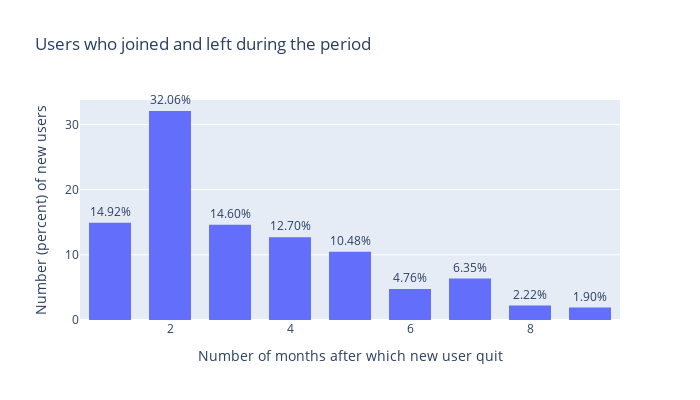

Here is the notebook cell this chart was saved with:
### Markdown cell above
Prielaida/terminologija - "išeinančiais" klientais vadinami tie, kurių paskutinis įrašas buvo iki tyrimo periodo galo, t.y. neturėjo įrašo '2022-04-30'.

### Code cell
# Nustatoma kiekvieno kliento pirmo ir paskutinio įrašų datos bei kelių mėnesių duomenys yra žinomi
users_lifetimes = df[['PERIOD', 'CUSTOMER_NR_H']].drop_duplicates().groupby('CUSTOMER_NR_H').agg(
    min_date = pd.NamedAgg(column='PERIOD', aggfunc='min'),
    max_date = pd.NamedAgg(column='PERIOD', aggfunc='max'),
    count = pd.NamedAgg(column='PERIOD', aggfunc='count')
).reset_index(drop=False)

# Ar tyrimo gale klientas pasiliko (yra įrašas iš tyrimo laikotarpio galo - 2022-04-30)
users_lifetimes["Stayed"] = False
users_lifetimes.loc[users_lifetimes['max_date'] == '2022-04-30', "Stayed"] = True

qty_less_1yr = len(users_lifetimes[users_lifetimes['count'] < 12])
print(f"Duomenys apie {qty_less_1yr} klientus ({round(qty_less_1yr/len(users_lifetimes),5)*100}%) yra iš trumpesnio periodo nei metai - nauji arba išeinantys klientai.")  

mask_quit = ~users_lifetimes['Stayed']
mask_stayed = users_lifetimes['Stayed']
mask_joined_later = users_lifetimes['min_date'] != '2021-05-31'
mask_old_users = users_lifetimes['min_date'] == '2021-05-31'

old_users_quit = users_lifetimes[(mask_old_users) & (mask_quit)]
print(f"{len(old_users_quit)} ({round(len(old_users_quit)/len(users_lifetimes),4)*100}%) buvę klientai išėjo per tyrimo laikotarpį.")

users_joined_and_quit = users_lifetimes[(mask_joined_later) & (mask_quit)]
print(f"{len(users_joined_and_quit)} ({round(len(users_joined_and_quit)/len(users_lifetimes),4)*100}%) klientai(-ų) prisijungė ir išėjo dar tais pačiais metais (per tyrimo laikotarpį). Jų vid. buvimo laikas: {round(users_joined_and_quit['count'].mean(),2)} mėn.")

users_joined_and_stayed = users_lifetimes[(mask_joined_later) & (mask_stayed)]
print(f"{len(users_joined_and_stayed)} ({round(len(users_joined_and_stayed)/len(users_lifetimes),4)*100}%) klientai prisijungę per tyrimo laikotarpį ir liko bent iki tyrimo galo.")

users_with_gaps = users_lifetimes[(mask_old_users) & (mask_stayed) & (users_lifetimes['count'] < 12)]
print(f"{len(users_with_gaps)} ({round(len(users_with_gaps)/len(users_lifetimes),4)*100}%) klientų duomenyse yra tarpų (trūksta mėnesių).")

fig = px.histogram(users_joined_and_quit['count'],
              histnorm='percent',
              width=700,
              height=400,
              text_auto='perc_plot',
              title='Users who joined and left during the period'
              ).update_layout(
                bargap=0.3,
                yaxis_title="Number (percent) of new users",
                xaxis_title="Number of months after which new user quit",
                showlegend=False
             )
fig.update_traces(textfont_size=12, textangle=0, textposition="outside", cliponaxis=False, texttemplate='%{y:.2f}%')

fig.show()

### Figure 1 — Plotly figure (JSON) as saved in the notebook; plotly's stock layout.template omitted (floating-point values rounded to 4 significant figures; data arrays with more than 128 entries replaced by an {"elided": "..."} marker saying what was removed)
{"data": [{"alignmentgroup": "True", "bingroup": "x", "cliponaxis": false, "histnorm": "percent", "hovertemplate": "variable=count<br>value=%{x}<br>percent=%{y}<extra></extra>", "legendgroup": "count", "marker": {"color": "#636efa", "pattern": {"shape": ""}}, "name": "count", "offsetgroup": "count", "orientation": "v", "showlegend": true, "textangle": 0, "textfont": {"size": 12}, "textposition": "outside", "texttemplate": "%{y:.2f}%", "type": "histogram", "x": {"elided": "315 int values"}, "xaxis": "x", "yaxis": "y"}], "layout": {"bargap": 0.3, "barmode": "relative", "height": 400, "legend": {"title": {"text": "variable"}, "tracegroupgap": 0}, "showlegend": false, "title": {"text": "Users who joined and left during the period"}, "width": 700, "xaxis": {"anchor": "y", "domain": [0, 1], "title": {"text": "Number of months after which new user quit"}}, "yaxis": {"anchor": "x", "domain": [0, 1], "title": {"text": "Number (percent) of new users"}}}}
